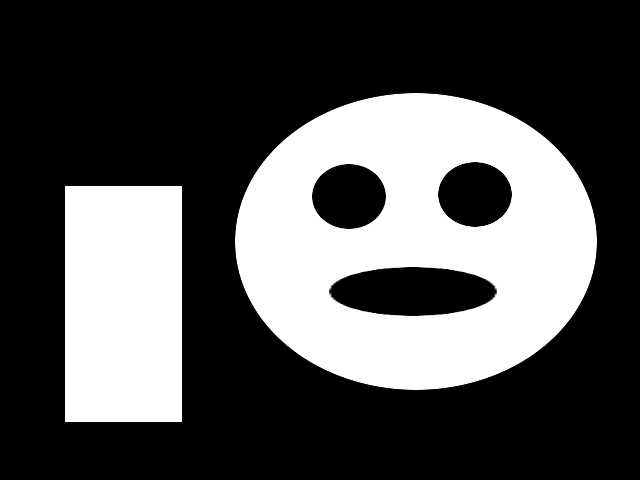
#> input picture BnW.png, 640 x 480 px
$ python chapter5.py
#> lines starting #> are read from the running program, lines starting #| are printed output that depends on the picture; after the words box and inside, x2 and y2 are one past the last pixel; in counts of white or black regions, pixels touching at a corner belong together
import cv2
import numpy as np
import matplotlib.pyplot as plt
import os
import random

dir_path = os.path.dirname(__file__)
image = cv2.imread(os.path.join(dir_path, 'BnW.png'), 0)
#> image is the input picture: shape (480, 640); min 0, max 255, mean 81.4

# (1) Otsu thresholding
_, otsu = cv2.threshold(image, 0, 255, cv2.THRESH_BINARY + cv2.THRESH_OTSU)
#> otsu: shape (480, 640); 31.9% white; 2 white regions

# External / Internal Contour
contours, hierarchy = cv2.findContours(otsu, cv2.RETR_CCOMP, cv2.CHAIN_APPROX_SIMPLE)
#> contours = 5 contours; box (x1, y1, x2, y2) and area: (235, 93, 597, 390) 83766, (65, 186, 182, 422) 27260, (328, 266, 498, 317) 6542, (311, 163, 387, 230) 3844, (437, 161, 513, 228) 3816

image_external = np.zeros(otsu.shape, otsu.dtype)
image_internal = np.zeros(otsu.shape, otsu.dtype)
for i in range(len(contours)):
    if hierarchy[0][i][3] == -1:
        cv2.drawContours(image_external, contours, i, 255, -1)
    else:
        cv2.drawContours(image_internal, contours, i, 255, -1)
#> this loop made 5 passes
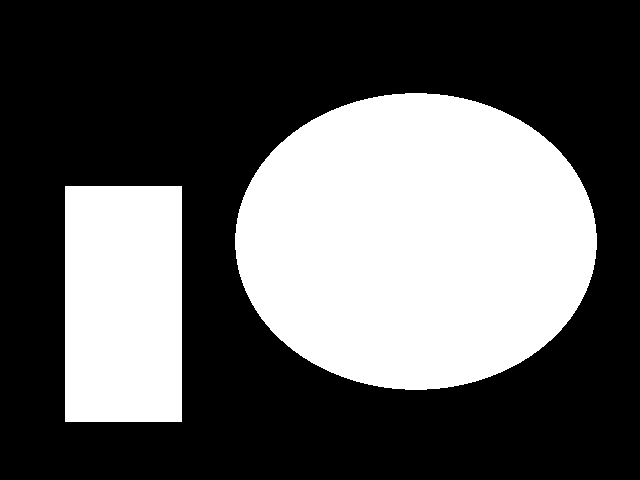
#> image_external: shape (480, 640); 36.4% white; 2 white regions, box (x1, y1, x2, y2) and area: (235, 93, 597, 390) 84234, (65, 186, 182, 422) 27612
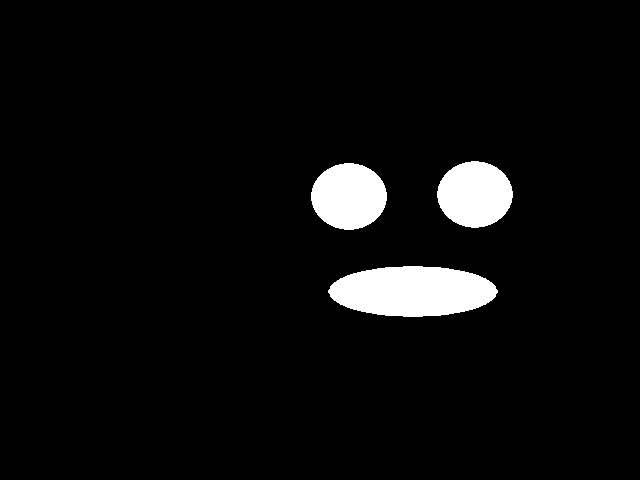
#> image_internal: shape (480, 640); 4.7% white; 3 white regions, box (x1, y1, x2, y2) and area: (328, 266, 498, 317) 6718, (311, 163, 387, 230) 3944, (437, 161, 513, 228) 3916

plt.figure(figsize=(12, 3))
plt.subplot(141)
plt.axis('off')
plt.title('Original')
plt.imshow(image, cmap='gray')
plt.subplot(142)
plt.axis('off')
plt.title('Otsu')
plt.imshow(otsu, cmap='gray')
plt.subplot(143)
plt.axis('off')
plt.title('External')
plt.imshow(image_external, cmap='gray')
plt.subplot(144)
plt.axis('off')
plt.title('Internal')
plt.imshow(image_internal, cmap='gray')
plt.tight_layout()
plt.show()
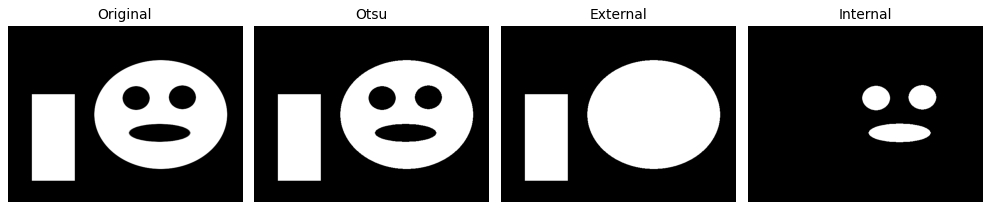
#> figure drawn by matplotlib, 4 panels

# Connected Component - 스페이스 누를 때마다 랜덤 5개 component 표시
num_labels, labels = cv2.connectedComponents(otsu)
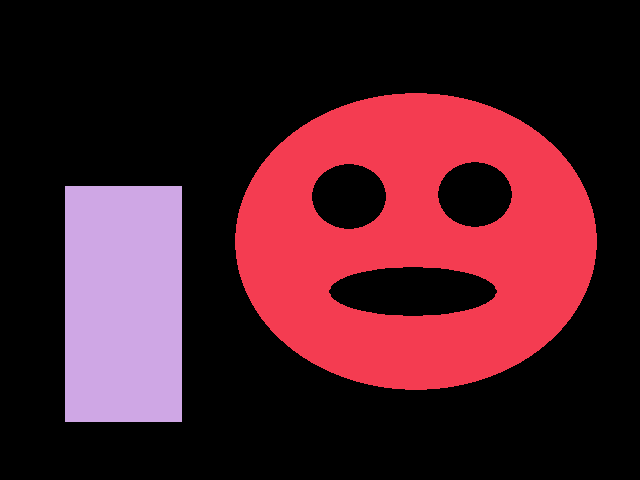
#> labels: shape (480, 640) int32; 3 distinct labels, from 0 to 2; one colour per label, 0 black
#> num_labels = 3
print(f'Total components: {num_labels - 1} (excluding background)')
#| Total components: 2 (excluding background)

while True:
    canvas = np.zeros((*otsu.shape, 3), dtype=np.uint8)
    all_labels = list(range(1, num_labels))
#> all_labels = [1, 2]
    chosen = random.sample(all_labels, min(5, len(all_labels)))
#> chosen = [2, 1]
    for lbl in chosen:
        color = [random.randint(50, 255) for _ in range(3)]
        canvas[labels == lbl] = color
#> this loop made 2 passes
#> color on passes 1 to 2: [60, 116, 180], [174, 153, 250]
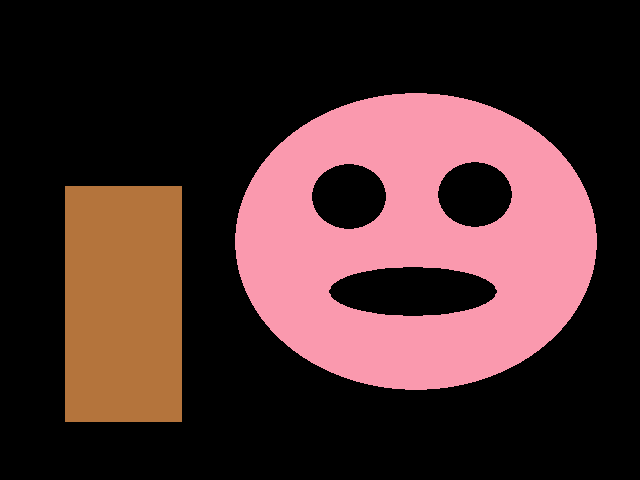
#> canvas: shape (480, 640, 3); mean of channels 0, 1, 2 45.3, 45.5, 73.5; drawn as B, G, R

    cv2.imshow('Connected Components (Space: refresh, ESC: exit)', canvas)
    key = cv2.waitKey(0) & 0xFF
#> (key Esc is pressed here)
    if key == 27:  # ESC
        break
    elif key == 32:  # Space
        continue
cv2.destroyAllWindows()

# Distance Transform
dist = cv2.distanceTransform(otsu, cv2.DIST_L2, 5)
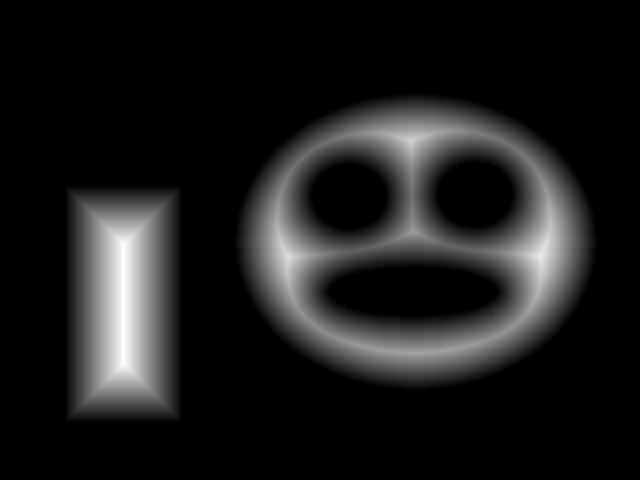
#> dist: shape (480, 640) float32; min 0, max 59, mean 6.6; drawn with min black and max white
dist_normalized = cv2.normalize(dist, None, 0, 255, cv2.NORM_MINMAX).astype(np.uint8)

plt.figure(figsize=(10, 3))
plt.subplot(131)
plt.axis('off')
plt.title('Otsu')
plt.imshow(otsu, cmap='gray')
plt.subplot(132)
plt.axis('off')
plt.title('Distance Transform')
plt.imshow(dist, cmap='jet')
plt.colorbar(fraction=0.046)
plt.subplot(133)
plt.axis('off')
plt.title('Distance (normalized)')
plt.imshow(dist_normalized, cmap='gray')
plt.tight_layout()
plt.show()
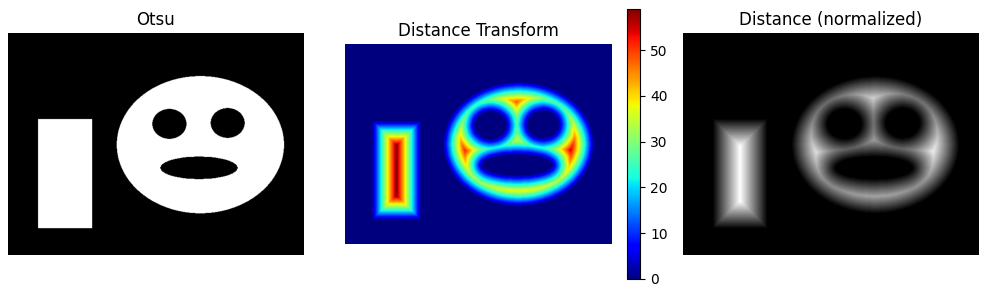
#> figure drawn by matplotlib, 4 panels
